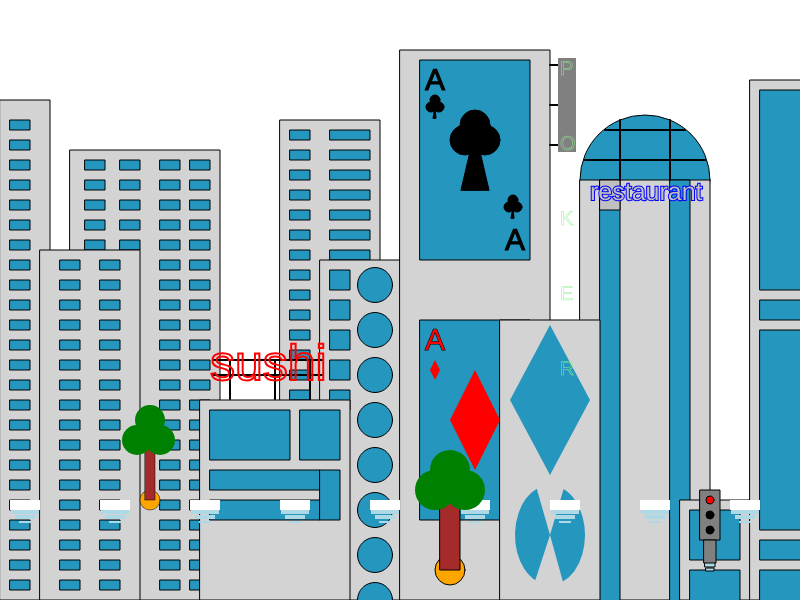
Frame 1 (no input)
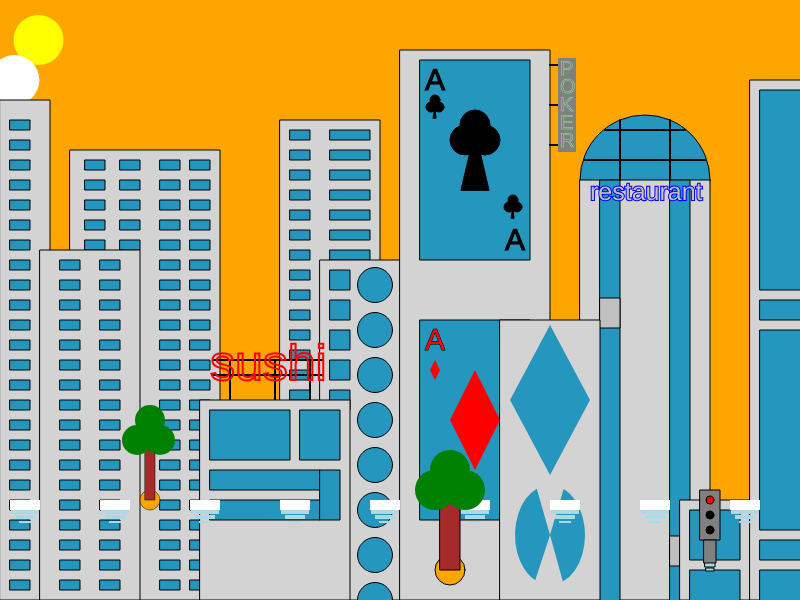
Frame 60 (no input)
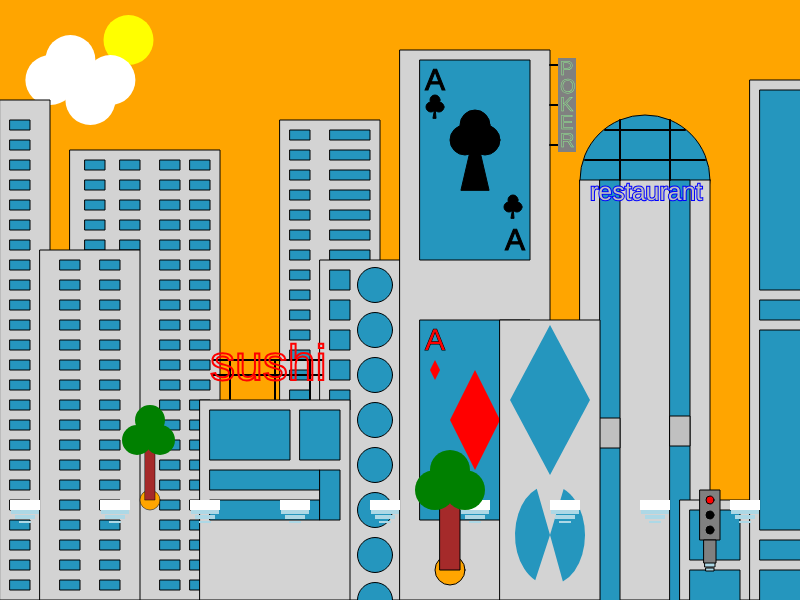
Frame 120 (the mouse pressed at the canvas centre since frame 60)

The p5.js sketch that drew these frames (run headless with seeded random() and noise() and a simulated clock; from frame 60 on, the mouse is pressed at the canvas centre):

// p5.js sketch
// ── sketch.js
let speed = 1.5;
let sunx = -50;
let moonx = -50;
let truckposition = -300;
let cabrioposition = -200;
let jeepposition = -400;
let cloudpositionLeft = 1000;
let cloudpositionRight = -200
let straatstreepy = 0
let daglicht = 'lightblue'
let ochtend = 'orange'
let nacht = 'black'
let gebouw = 'lightgrey'
let licht = 710;
let stoplichtstatus = 0;
let liftlinks = 180
let liftrechts = 650
let liftlinkstop = true
let liftrechtstop = true

function setup() {
  createCanvas(800, 600);
}

function keyPressed() {
  //stoplicht 
  if (keyCode == 13) {
    stoplichtstatus += 1;
    if (stoplichtstatus > 2) {
      stoplichtstatus = 0;
    }
  }
}

function draw() {
  //dag
  if (sunx >= -49 && sunx <= 200 || sunx >= 600) {
    background(ochtend)
  }
  if (sunx >= 200 && sunx <= 600) {
    background(daglicht)


  }
  fill('yellow');
  circle(sunx, 40, 50);
  sunx += speed;
  if (sunx > 1750) {
    sunx = -50
  }


  //nacht
  if (sunx >= 849) {
    background(nacht)
    fill('white');
    circle(moonx, 40, 50);
    moonx += speed
    if (moonx > 850) {
      moonx = -50
    }
    stroke('white')
    strokeWeight(3)
    point(10, 40);
    point(13, 22);
    point(16, 45);
    point(19, 32);
    point(23, 42);
    point(28, 10);
    point(30, 30);
    point(34, 53);
    point(40, 70);
    point(42, 90);
    point(47, 20);
    point(50, 50);
    point(54, 84);
    point(59, 69);
    point(60, 110);
    point(63, 31);
    point(68, 63);
    point(71, 50);
    point(75, 20);
    point(77, 44);
    point(80, 10);
    point(82, 65);
    point(85, 86);
    point(88, 30);
    point(90, 40);
    point(100, 70);
    point(105, 60);
    point(112, 90);
    point(130, 25);
    point(190, 42);
    point(202, 34);
    point(210, 20);
    point(225, 140);
    point(208, 35);
    point(196, 43);
    point(227, 128);
    point(210, 100);
    point(214, 57);
    point(230, 111);
    point(232, 98);
    point(236, 99);
    point(234, 90);
    point(240, 62);
    point(239, 93);
    point(245, 80);
    point(247, 32);
    point(253, 52);
    point(256, 18);
    point(259, 23);
    point(263, 80);
    point(270, 56);
    point(278, 43);
    point(285, 33);
    point(290, 78);
    point(293, 29);
    point(302, 40);
    point(310, 52);
    point(317, 80);
    point(323, 32);
    point(332, 10);
    point(334, 54);
    point(340, 69);
    point(344, 47);
    point(349, 18);
    point(354, 32);
    point(359, 72);
    point(361, 112);
    point(364, 103);
    point(367, 870);
    point(370, 50);
    point(372, 69);
    point(378, 17);
    point(384, 39);
    point(390, 48);
    point(394, 70);
    point(400, 40);
    point(402, 8);
    point(405, 22);
    point(410, 37);
    point(412, 48);
    point(420, 28);
    point(424, 31);
    point(430, 40);
    point(436, 26);
    point(440, 18);
    point(446, 42);
    point(452, 36);
    point(458, 26);
    point(460, 8);
    point(464, 14);
    point(469, 28);
    point(474, 49);
    point(480, 43);
    point(484, 27);
    point(487, 16);
    point(493, 42);
    point(502, 36);
    point(508, 18);
    point(514, 24);
    point(520, 20);
    point(527, 32);
    point(532, 12);
    point(539, 46);
    point(543, 50);
    point(553, 156);
    point(558, 52);
    point(564, 102);
    point(569, 110);
    point(576, 99);
    point(579, 49);
    point(584, 60);
    point(587, 38);
    point(592, 97);
    point(596, 87);
    point(600, 30);
    point(603, 43);
    point(607, 68);
    point(611, 59);
    point(614, 12);
    point(618, 28);
    point(623, 79);
    point(626, 90);
    point(628, 42);
    point(634, 26);
    point(639, 57);
    point(642, 89);
    point(648, 32);
    point(650, 62);
    point(653, 22);
    point(659, 52);
    point(665, 30);
    point(668, 90);
    point(673, 113);
    point(678, 99);
    point(684, 78);
    point(688, 22);
    point(695, 57);
    point(702, 10);
    point(707, 38);
    point(713, 74);
    point(718, 94);
    point(722, 59);
    point(729, 27);
    point(732, 88);
    point(737, 42);
    point(745, 78);
    point(751, 56);
    point(756, 69);
    point(759, 20);
    point(764, 38);
    point(769, 83);
    point(774, 59);
    point(777, 19);
    point(784, 44);
    point(790, 64);
    point(793, 30);
    point(797, 18);
  }




  //wolken
  noStroke();
  fill('white');
  circle(60 + cloudpositionLeft, 100, 50);
  circle(80 + cloudpositionLeft, 80, 50);
  circle(120 + cloudpositionLeft, 100, 50);
  circle(100 + cloudpositionLeft, 120, 50);
  cloudpositionLeft = cloudpositionLeft - 2
  if (sunx == -50) {
    cloudpositionLeft = 810
  }

  noStroke();
  fill('white');
  circle(60 + cloudpositionRight, 80, 50);
  circle(80 + cloudpositionRight, 60, 50);
  circle(120 + cloudpositionRight, 80, 50);
  circle(100 + cloudpositionRight, 100, 50);
  cloudpositionRight = cloudpositionRight + 1.6
  if (sunx == -50) {
    cloudpositionRight = -350
  }


  //van links naar rechts worden de gebouwen opgeteld geteld
  stroke('black');
  strokeWeight(1);
  fill(gebouw);
  //gebouw 3
  rect(70, 150, 150, 450);
  if (sunx >= -50 && sunx <= 849) {
    fill(37, 150, 190)
  }
  else if (moonx >= -48 && moonx <= 200) {
    fill('yellow')
  }
  else if (moonx >= 200 && moonx <= 855) {
    fill('darkblue')
  }
  rect(85, 160, 20, 10);
  rect(85, 180, 20, 10);
  rect(85, 200, 20, 10);
  rect(85, 220, 20, 10);
  rect(85, 240, 20, 10);
  rect(120, 160, 20, 10);
  rect(120, 180, 20, 10);
  rect(120, 200, 20, 10);
  rect(120, 220, 20, 10);
  rect(120, 240, 20, 10);
  rect(160, 160, 20, 10);
  rect(160, 180, 20, 10);
  rect(160, 200, 20, 10);
  rect(160, 220, 20, 10);
  rect(160, 240, 20, 10);
  rect(160, 260, 20, 10);
  rect(160, 280, 20, 10);
  rect(160, 300, 20, 10);
  rect(160, 320, 20, 10);
  rect(160, 340, 20, 10);
  rect(160, 360, 20, 10);
  rect(160, 380, 20, 10);
  rect(160, 400, 20, 10);
  rect(160, 420, 20, 10);
  rect(160, 440, 20, 10);
  rect(160, 460, 20, 10);
  rect(160, 480, 20, 10);
  rect(160, 500, 20, 10);
  rect(160, 520, 20, 10);
  rect(160, 540, 20, 10);
  rect(160, 560, 20, 10);
  rect(160, 580, 20, 10);
  rect(190, 160, 20, 10);
  rect(190, 180, 20, 10);
  rect(190, 200, 20, 10);
  rect(190, 220, 20, 10);
  rect(190, 240, 20, 10);
  rect(190, 260, 20, 10);
  rect(190, 280, 20, 10);
  rect(190, 300, 20, 10);
  rect(190, 320, 20, 10);
  rect(190, 340, 20, 10);
  rect(190, 360, 20, 10);
  rect(190, 380, 20, 10);
  rect(190, 400, 20, 10);
  rect(190, 420, 20, 10);
  rect(190, 440, 20, 10);
  rect(190, 460, 20, 10);
  rect(190, 480, 20, 10);
  rect(190, 500, 20, 10);
  rect(190, 520, 20, 10);
  rect(190, 540, 20, 10);
  rect(190, 560, 20, 10);
  rect(190, 580, 20, 10);


  //gebouw 5
  fill(gebouw);
  rect(280, 120, 100, 480);
  if (sunx >= -50 && sunx <= 849) {
    fill(37, 150, 190)
  }
  else if (moonx >= -48 && moonx <= 200) {
    fill('yellow')
  }
  else if (moonx >= 200 && moonx <= 855) {
    fill('darkblue')
  }
  rect(290, 130, 20, 10);
  rect(290, 150, 20, 10);
  rect(290, 170, 20, 10);
  rect(290, 190, 20, 10);
  rect(290, 210, 20, 10);
  rect(290, 230, 20, 10);
  rect(290, 250, 20, 10);
  rect(290, 270, 20, 10);
  rect(290, 290, 20, 10);
  rect(290, 310, 20, 10);
  rect(290, 330, 20, 10);
  rect(290, 350, 20, 10);
  rect(290, 370, 20, 10);
  rect(290, 390, 20, 10);
  rect(330, 130, 40, 10);
  rect(330, 150, 40, 10);
  rect(330, 170, 40, 10);
  rect(330, 190, 40, 10);
  rect(330, 210, 40, 10);
  rect(330, 230, 40, 10);
  rect(330, 250, 40, 10);


  //gebouw 6
  fill(gebouw);
  rect(320, 260, 200, 340);
  if (sunx >= -50 && sunx <= 849) {
    fill(37, 150, 190)
  }
  else if (moonx >= -48 && moonx <= 200) {
    fill('yellow')
  }
  else if (moonx >= 200 && moonx <= 855) {
    fill('darkblue')
  }
  square(330, 270, 20);
  square(330, 300, 20);
  square(330, 330, 20);
  square(330, 360, 20);
  square(330, 390, 20);
  circle(375, 285, 35);
  circle(375, 330, 35);
  circle(375, 375, 35);
  circle(375, 420, 35);
  circle(375, 465, 35);
  circle(375, 510, 35);
  circle(375, 555, 35);
  circle(375, 600, 35);


  //gebouw 4
  fill(gebouw);
  rect(200, 400, 150, 200);
  if (sunx >= -50 && sunx <= 849) {
    fill(37, 150, 190)
  }
  else if (moonx >= -48 && moonx <= 200) {
    fill('yellow')
  }
  else if (moonx >= 200 && moonx <= 855) {
    fill('darkblue')
  }
  rect(210, 410, 80, 50);
  rect(300, 410, 40, 50);
  rect(210, 470, 110, 20);
  rect(210, 500, 110, 20);
  rect(320, 470, 20, 50);


  //gebouw 1
  fill(gebouw);
  rect(0, 100, 50, 500);
  if (sunx >= -50 && sunx <= 849) {
    fill(37, 150, 190)
  }
  else if (moonx >= -49 && moonx <= 200) {
    fill('yellow')
  }
  else if (moonx >= 200 && moonx <= 855) {
    fill('darkblue')
  }
  rect(10, 120, 20, 10);
  rect(10, 140, 20, 10);
  rect(10, 160, 20, 10);
  rect(10, 180, 20, 10);
  rect(10, 200, 20, 10);
  rect(10, 220, 20, 10);
  rect(10, 240, 20, 10);
  rect(10, 260, 20, 10);
  rect(10, 280, 20, 10);
  rect(10, 300, 20, 10);
  rect(10, 320, 20, 10);
  rect(10, 340, 20, 10);
  rect(10, 360, 20, 10);
  rect(10, 380, 20, 10);
  rect(10, 400, 20, 10);
  rect(10, 420, 20, 10);
  rect(10, 440, 20, 10);
  rect(10, 460, 20, 10);
  rect(10, 480, 20, 10);
  rect(10, 500, 20, 10);
  rect(10, 520, 20, 10);
  rect(10, 540, 20, 10);
  rect(10, 560, 20, 10);
  rect(10, 580, 20, 10);


  //gebouw 2
  fill(gebouw);

  rect(40, 250, 100, 350);
  //new fill
  if (sunx >= -50 && sunx <= 849) {
    fill(37, 150, 190)
  }
  else if (moonx >= -48 && moonx <= 200) {
    fill('yellow')
  }
  else if (moonx >= 200 && moonx <= 855) {
    fill('darkblue')
  }
  // fill(37, 150, 190);
  rect(60, 260, 20, 10);
  rect(60, 280, 20, 10);
  rect(60, 300, 20, 10);
  rect(60, 320, 20, 10);
  rect(60, 340, 20, 10);
  rect(60, 360, 20, 10);
  rect(60, 380, 20, 10);
  rect(60, 400, 20, 10);
  rect(60, 420, 20, 10);
  rect(60, 440, 20, 10);
  rect(60, 460, 20, 10);
  rect(60, 480, 20, 10);
  rect(60, 500, 20, 10);
  rect(60, 520, 20, 10);
  rect(60, 540, 20, 10);
  rect(60, 560, 20, 10);
  rect(60, 580, 20, 10);
  rect(100, 260, 20, 10);
  rect(100, 280, 20, 10);
  rect(100, 300, 20, 10);
  rect(100, 320, 20, 10);
  rect(100, 340, 20, 10);
  rect(100, 360, 20, 10);
  rect(100, 380, 20, 10);
  rect(100, 400, 20, 10);
  rect(100, 420, 20, 10);
  rect(100, 440, 20, 10);
  rect(100, 460, 20, 10);
  rect(100, 480, 20, 10);
  rect(100, 500, 20, 10);
  rect(100, 520, 20, 10);
  rect(100, 540, 20, 10);
  rect(100, 560, 20, 10);
  rect(100, 580, 20, 10);


  //gebouw 7
  fill(gebouw);
  rect(400, 50, 150, 550);
  if (sunx >= -50 && sunx <= 849) {
    fill(37, 150, 190)
  }
  else if (moonx >= -48 && moonx <= 600) {
    fill('yellow')
  }
  else if (moonx >= 600 && moonx <= 855) {
    fill('darkblue')
  }
  //   fill(37, 150, 190);
  rect(420, 60, 110, 200);
  textSize(30);
  //new fill
  fill('black');
  text('A', 425, 90);
  text('A', 505, 250);
  circle(435, 100, 10);
  circle(431, 107, 10);
  circle(439, 107, 10);
  triangle(433, 118, 435, 107, 436, 118);
  circle(513, 200, 10);
  circle(509, 207, 10);
  circle(517, 207, 10);
  triangle(511, 218, 513, 207, 514, 218);
  circle(475, 125, 30);
  circle(465, 140, 30);
  circle(485, 140, 30);
  triangle(461, 190, 475, 130, 489, 190);

  if (sunx >= -50 && sunx <= 849) {
    fill(37, 150, 190)
  }
  else if (moonx >= -48 && moonx <= 600) {
    fill('yellow')
  }
  else if (moonx >= 600 && moonx <= 855) {
    fill('darkblue')
  }
  rect(420, 320, 110, 200);
  //new fill
  fill('red');
  text('A', 425, 350);
  text('A', 505, 510)
  noStroke();
  triangle(435, 360, 435, 380, 430, 370);
  triangle(435, 360, 435, 380, 440, 370);

  triangle(515, 480, 515, 460, 510, 470);
  triangle(515, 480, 515, 460, 520, 470);

  triangle(475, 370, 475, 470, 450, 420);
  triangle(475, 370, 475, 470, 500, 420);
  stroke(1);


  //gebouw 9
  if (sunx >= -50 && sunx <= 849) {
    fill(37, 150, 190)
  }
  else if (moonx >= -48 && moonx <= 400) {
    fill('yellow')
  }
  else if (moonx >= 200 && moonx <= 855) {
    fill('darkblue')
  }
  circle(645, 180, 130);
  //new fill
  fill(gebouw);
  rect(580, 180, 130, 420);

  if (sunx >= -50 && sunx <= 849) {
    fill(37, 150, 190)
  }
  else if (moonx >= -48 && moonx <= 400) {
    fill('yellow')
  }
  else if (moonx >= 200 && moonx <= 855) {
    fill('darkblue')
  }
  rect(600, 180, 20, 500);
  rect(670, 180, 20, 500);
  //new fill
  fill('silver');
  rect(600, liftlinks, 20, 30)
  rect(670, liftrechts, 20, 30);

  if (liftrechts >= 180 && liftrechts <= 650 && liftrechtstop == true) {
    liftrechts = liftrechts + 2
  } else {
    liftrechts = liftrechts - 2
  }
  if (liftrechts == 650) {
    liftrechtstop = false
  }
  if (liftrechts == 180) {
    liftrechtstop = true
  }

  if (liftlinks >= 180 && liftlinks <= 650 && liftlinkstop == true) {
    liftlinks = liftlinks + 2
  } else {
    liftlinks = liftlinks - 2
  }
  if (liftlinks == 650) {
    liftlinkstop = false
  }
  if (liftlinks == 180) {
    liftlinkstop = true
  }
  console.log(liftlinks)



  strokeWeight(2);
  line(620, 120, 620, 180);
  line(670, 120, 670, 180);
  line(605, 130, 685, 130);
  line(585, 160, 705, 160);
  stroke('blue')
  textSize(25);
  text('restaurant', 590, 200);
  stroke('black')
  strokeWeight(1);


  //gebouw 10
  fill(gebouw);
  rect(680, 500, 100, 100);
  //new fill
  //fill(37, 150, 190);
  if (sunx >= -50 && sunx <= 849) {
    fill(37, 150, 190)
  }
  else if (moonx >= -48 && moonx <= 200) {
    fill('yellow')
  }
  else if (moonx >= 200 && moonx <= 855) {
    fill('darkblue')
  }
  square(690, 510, 50);
  square(690, 570, 50);


  //gebouw 8
  fill(gebouw);
  rect(500, 320, 100, 280);
  //new fill
  noStroke();
  //fill(37, 150, 190);
  if (sunx >= -50 && sunx <= 849) {
    fill(37, 150, 190)
  }
  else if (moonx >= -48 && moonx <= 200) {
    fill('yellow')
  }
  else if (moonx >= 200 && moonx <= 855) {
    fill('darkblue')
  }
  triangle(510, 400, 550, 325, 590, 400);
  triangle(510, 400, 550, 475, 590, 400);
  arc(550, 535, 70, 100, 71, 17);
  arc(550, 535, 70, 100, 5, 39);


  //gebouw 11
  stroke(1);
  fill(gebouw);
  rect(750, 80, 55, 520);
  if (sunx >= -50 && sunx <= 849) {
    fill(37, 150, 190)
  }
  else if (moonx >= -48 && moonx <= 200) {
    fill('yellow')
  }
  else if (moonx >= 200 && moonx <= 855) {
    fill('darkblue')
  }
  rect(760, 90, 60, 200);
  rect(760, 300, 60, 20);
  rect(760, 330, 60, 200);
  rect(760, 540, 60, 20);
  rect(760, 570, 60, 50);




  //neon bord
  //sushi
  strokeWeight(2);
  stroke('black');
  line(213, 360, 322, 360);
  line(213, 375, 322, 375);
  line(230, 360, 230, 399);
  line(275, 360, 275, 399);
  line(310, 360, 310, 399);
  stroke('red');
  textSize(50);
  noFill();
  text('sushi', 210, 380);

  //poker
  stroke(2);
  line(550, 65, 558, 65);
  line(550, 145, 558, 145);
  line(550, 105, 558, 105);
  noStroke();
  fill('grey');
  rect(558, 58, 18, 94);
  noFill();
  strokeWeight(0.5);
  textSize(20);
  stroke('lightgreen');
  verticalText('P\nO\nK\nE\nR\n', 560, 75);
  textLeading(6);


  //bomen
  stroke(1);
  fill('orange');
  circle(150, 500, 20);
  fill('brown');
  rect(145, 440, 10, 60);
  fill('green');
  noStroke();
  circle(137, 440, 30)
  circle(160, 440, 30)
  circle(150, 420, 30)

  //auto's
  //vrachtwagen
  noStroke();
  fill('lightblue');
  rect(155 + truckposition, 468, 20, 6);
  rect(158 + truckposition, 475, 15, 4)
  rect(160 + truckposition, 480, 10, 3)
  rect(208 + truckposition, 468, 20, 6);
  rect(211 + truckposition, 475, 15, 4);
  rect(213 + truckposition, 480, 10, 3);
  rect(230 + truckposition, 468, 20, 6)
  rect(233 + truckposition, 475, 15, 4);
  rect(235 + truckposition, 480, 10, 3);
  rect(260 + truckposition, 468, 10, 6)
  rect(262 + truckposition, 475, 6, 4);
  rect(263 + truckposition, 480, 4, 3)
  fill('blue');
  rect(150 + truckposition, 450, 100, 20);
  fill('red');
  rect(251 + truckposition, 450, 10, 20, 2)
  rect(251 + truckposition, 460, 20, 10)
  rect(230 + truckposition, 465, 22, 5)
  if (truckposition >= 850) {
    truckposition = -300
  }
  //jeep
  strokeWeight(0);
  fill('lightblue')
  rect(97 + jeepposition, 488, 10, 5);
  rect(99 + jeepposition, 494, 6, 3);
  rect(135 + jeepposition, 488, 10, 5);
  rect(137 + jeepposition, 494, 6, 3);
  fill('green');
  strokeWeight(0);
  rect(94 + jeepposition, 480, 56, 10, 3);
  rect(94 + jeepposition, 470, 36, 20);
  triangle(140 + jeepposition, 480, 130 + jeepposition, 470, 130 + jeepposition, 480);
  fill('lightblue');
  triangle(131 + jeepposition, 478, 131 + jeepposition, 472, 138 + jeepposition, 478);
  rect(119 + jeepposition, 471, 8, 8);
  rect(109 + jeepposition, 471, 8, 8);
  rect(96 + jeepposition, 471, 11, 8);
  stroke('black')
  strokeWeight(1);
  line(108 + jeepposition, 469, 108 + jeepposition, 479);
  line(95 + jeepposition, 469, 95 + jeepposition, 479);
  line(128 + jeepposition, 469, 128 + jeepposition, 479);
  strokeWeight(2);
  line(94 + jeepposition, 469, 129 + jeepposition, 469);
  if (jeepposition >= 900) {
    jeepposition = -200
  }
  noStroke();




  //koplampen
  if (moonx >= 0 && moonx < 850) {
    fill('yellow')
    triangle(271 + truckposition, 467, 280 + truckposition, 460, 280 + truckposition, 474)
    triangle(101 + cabrioposition, 522, 111 + cabrioposition, 525, 111 + cabrioposition, 519)
    triangle(151 + jeepposition, 487, 156 + jeepposition, 480, 156 + jeepposition, 494)
  }




  //straat strepen
  noStroke();
  //1
  fill('lightblue');
  rect(11, 509 + straatstreepy, 28, 5);
  rect(15, 515 + straatstreepy, 20, 4);
  rect(19, 521 + straatstreepy, 12, 2);
  //2
  rect(101, 509, 28, 5);
  rect(105, 515, 20, 4);
  rect(109, 521, 12, 2);
  //3
  rect(191, 509, 28, 5);
  rect(195, 515, 20, 4);
  rect(199, 521, 12, 2);
  //4
  rect(281, 509, 28, 5);
  rect(285, 515, 20, 4);
  rect(289, 521, 12, 2);
  //5
  rect(371, 509, 28, 5);
  rect(375, 515, 20, 4);
  rect(379, 521, 12, 2);
  //6
  rect(461, 509, 28, 5);
  rect(465, 515, 20, 4);
  rect(469, 521, 12, 2);
  //7
  rect(551, 509, 28, 5);
  rect(555, 515, 20, 4);
  rect(559, 521, 12, 2);
  //8
  rect(641, 509, 28, 5);
  rect(645, 515, 20, 4);
  rect(649, 521, 12, 2);
  //9
  rect(731, 509, 28, 5)
  rect(735, 515, 20, 4)
  rect(739, 521, 12, 2);
  //new fill
  fill('white')
  //1
  rect(10, 500 + straatstreepy, 30, 10);
  //2
  rect(100, 500, 30, 10);
  //3
  rect(190, 500, 30, 10)
  //4
  rect(280, 500, 30, 10);
  //5
  rect(370, 500, 30, 10);
  //6
  rect(460, 500, 30, 10);
  //7
  rect(550, 500, 30, 10);
  //8
  rect(640, 500, 30, 10);
  //9
  rect(730, 500, 30, 10);

  //cabrio
  noStroke();
  fill('blue');
  triangle(95 + cabrioposition, 515, 85 + cabrioposition, 509, 85 + cabrioposition, 515)
  fill('lightblue');
  rect(55 + cabrioposition, 524, 40, 5);
  rect(65 + cabrioposition, 533, 20, 4);
  rect(73 + cabrioposition, 542, 5, 2);
  fill('orange');
  stroke('black');
  strokeWeight(1)
  rect(50 + cabrioposition, 515, 50, 10, 3);
  if (cabrioposition > 800) {
    cabrioposition = -50
  }





  //stoplicht
  fill('lightblue');
  rect(705, 562, 10, 5);
  rect(706, 568, 8, 3);
  fill('grey');
  rect(700, 490, 20, 50);
  rect(704, 540, 12, 23);

  if (stoplichtstatus == 0) {
    fill("red");
  }
  else {
    fill("black");
  }
  circle(licht, 500, 8);

  if (stoplichtstatus == 1) {
    fill("green");
  }
  else {
    fill("black");
  }
  circle(licht, 530, 8);

  if (stoplichtstatus == 2) {
    fill("orange");
  }
  else {
    fill("black");
  }
  circle(licht, 515, 8);


  if (stoplichtstatus == 2) {
    cabrioposition = cabrioposition + 3;
    truckposition += 1.5;
    jeepposition += 2;
  }
  else if (stoplichtstatus == 1) {
    cabrioposition = cabrioposition + 6;
    truckposition += 3;
    jeepposition += 4
  }

  //bomen
  stroke(1);
  fill('orange');
  circle(450, 570, 30);
  fill('brown');
  rect(440, 500, 20, 70);
  fill('green');
  noStroke();
  circle(435, 490, 40)
  circle(465, 490, 40)
  circle(450, 470, 40)
}
function verticalText(t, x, y) {
  push();
  const vt = t.split('').join('\n');
  text(vt, x, y);
  pop();
}
